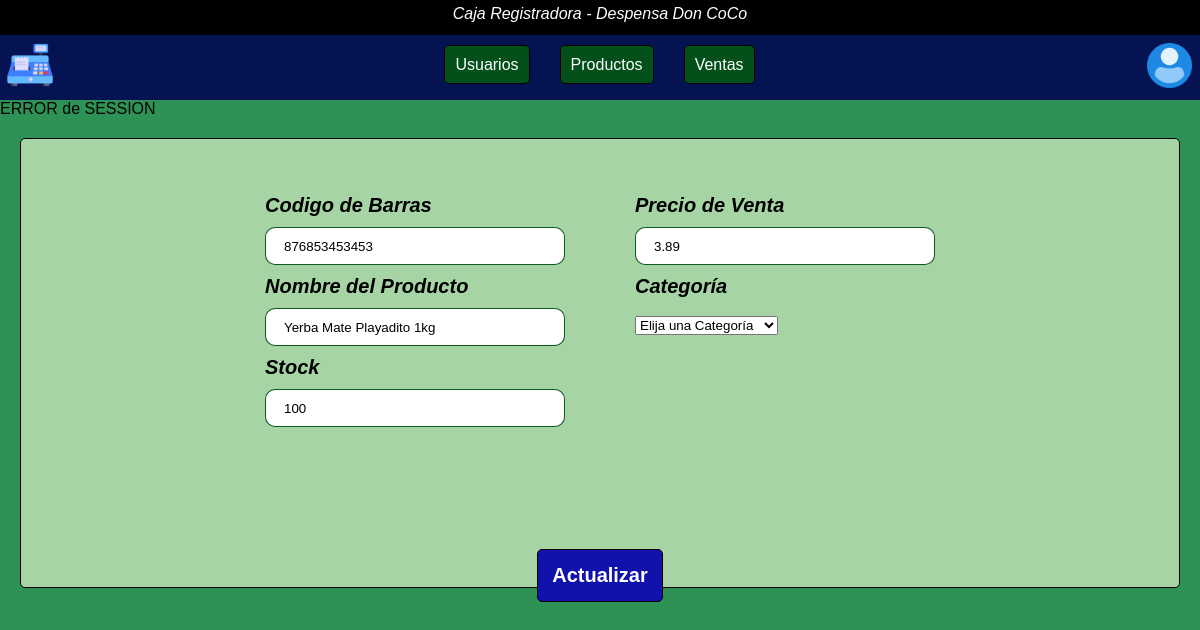
Screenshot of /php/products_modify.php?id=2 with the database file from the repository.
### tables this page shows
CREATE TABLE `Productos` (
  `Id_producto` int(11) NOT NULL,
  `Cod_Barras` varchar(70) NOT NULL,
  `Nombre` varchar(70) NOT NULL,
  `Stock` int(11) NOT NULL,
  `Precio_Venta` decimal(10,2) NOT NULL,
  `Categoria` varchar(70) NOT NULL
);

### php/products_modify.php (the view, shortened to what this page needs)
<?php
include ('connection.php');
if (isset($_GET['id'])){
    $id = trim($_GET['id']);
    $sql_prod = "SELECT * FROM Productos
    WHERE Id_producto = $id";
    $result = $conn->query($sql_prod);
    if ($result->num_rows == 1){
        $row = $result->fetch_assoc();
        $code = $row['Cod_Barras'];
        $pro = $row['Nombre'];
        $stock = $row['Stock'];
        $price = $row['Precio_Venta'];
        $type = $row['Categoria'];
    }
}
?>
<!DOCTYPE html>
<html lang="en">
<head>
    <link rel="stylesheet" href="../css/products.css">
    <link rel="stylesheet" href="../css/header.css">
</head>
<body>
    <?php require('header.php');?>
    <main>
        <?php
        if (isset($_SESSION['nombre']) && isset($_SESSION['tipo'])) {
            $user = $_SESSION['nombre'];
            $type = $_SESSION['tipo'];
            echo "Usuario: $type<br>";
            echo "Bienvenido: $user";
        } else {
            echo "ERROR de SESSION";
        }
        ?>
        <div class="content-prod">
            <form class="form-prod" action="products_modify.php?id=<?php echo $_GET['id'];?>" method="POST">
                <div class="caja1">
                    <label class="label" for="code">Codigo de Barras</label>
                    <input class="input" type="text" name="code" id="code" value="<?php echo $code?>" placeholder="Escriba el Código" maxlength="30" required/>
                    <label class="label" for="products">Nombre del Producto</label>
                    <input class="input" type="text" name="products" id="products" value="<?php echo $pro?>" placeholder="Ingrese Articulo" maxlength="50" required/>
                    <label class="label" for="stock">Stock</label>
                    <input class="input" type="text" name="stock" id="stock" value="<?php echo $stock?>" placeholder="Ingrese la Cantidad" maxlength="15" required/>
                </div>
                <div class="caja2">
                    <label class="label" for="price">Precio de Venta</label>
                    <input class="input" type="text" name="price" id="price" value="<?php echo $price?>" placeholder="Ingrese un Precio" maxlength="15" required/>
                    <label class="label" for="select">Categoría</label><br><br>
                    <select class="" name="category" id="select" value="<?php echo $type?>">
                        <option value="select" disabled selected >Elija una Categoría</option>
                    </select>
                </div>
                <div class="btns">
                    <button class="btn-blue"  type="submit" name="modify">Actualizar</button>
                </div>
            </form>
        </div>
    </main>
</body>
</html>

### css/products.css (style rules this page uses)
.content-prod { background-color: #a6d4a5; height: 450px; margin: 20px 20px; border-radius: 5px; border: 1px solid; position: relative; }
.form-prod { display: flex; justify-content: center; align-items: center; width: 60%; height: 300px; margin: auto; margin-top: 40px; padding: 10px; }
.caja1 { width: 350px; height: 300px; margin: 20px; padding: 15px; }
.caja2 { width: 350px; height: 300px; margin: 20px; padding: 15px; }
.label { font-style: italic; font-size: 20px; font-weight: bold; }
.input { width: 300px; height: 35px; padding: 18px; margin-top: 10px; margin-bottom: 10px; border: 1px solid #055318f5; border-radius: 10px; }
.btns { position: absolute; top: 400px; }
.btn-blue { background-color: rgb(17, 17, 172); color: #FFF; font-size: 20px; font-weight: bold; padding: 14px; margin: 10px; border: 1px solid black; border-radius:5px ; cursor: pointer; }

### css/header.css (style rules this page uses)
* { padding: 0; margin: 0; box-sizing: border-box; }
body { background-color: #2E9256; font-family: Verdana, Geneva, Tahoma, sans-serif; }

### rows the page displays
productos: code "876853453453", products "Yerba Mate Playadito 1kg", stock "100", price "3.89"
